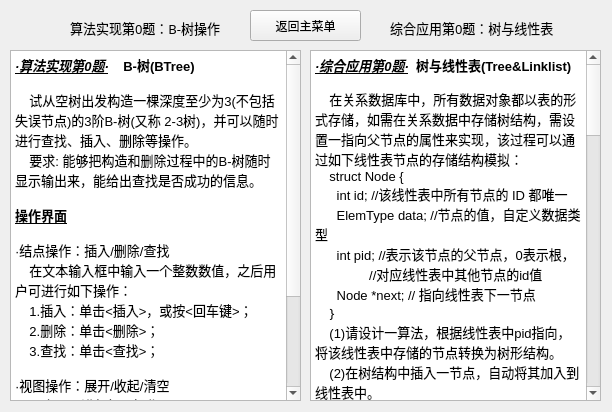
<?xml version="1.0" encoding="UTF-8"?>
<ui version="4.0">
 <class>Intro</class>
 <widget class="QWidget" name="Intro">
  <property name="geometry">
   <rect>
    <x>0</x>
    <y>0</y>
    <width>612</width>
    <height>412</height>
   </rect>
  </property>
  <property name="windowTitle">
   <string>Form</string>
  </property>
  <widget class="QTextBrowser" name="textBrowser">
   <property name="geometry">
    <rect>
     <x>10</x>
     <y>50</y>
     <width>291</width>
     <height>351</height>
    </rect>
   </property>
   <property name="html">
    <string>&lt;!DOCTYPE HTML PUBLIC &quot;-//W3C//DTD HTML 4.0//EN&quot; &quot;http://www.w3.org/TR/REC-html40/strict.dtd&quot;&gt;
&lt;html&gt;&lt;head&gt;&lt;meta name=&quot;qrichtext&quot; content=&quot;1&quot; /&gt;&lt;meta charset=&quot;utf-8&quot; /&gt;&lt;style type=&quot;text/css&quot;&gt;
p, li { white-space: pre-wrap; }
hr { height: 1px; border-width: 0; }
li.unchecked::marker { content: &quot;\2610&quot;; }
li.checked::marker { content: &quot;\2612&quot;; }
&lt;/style&gt;&lt;/head&gt;&lt;body style=&quot; font-family:'Microsoft YaHei UI'; font-size:9pt; font-weight:400; font-style:normal;&quot;&gt;
&lt;p style=&quot; margin-top:0px; margin-bottom:0px; margin-left:0px; margin-right:0px; -qt-block-indent:0; text-indent:0px;&quot;&gt;&lt;span style=&quot; font-family:'宋体'; font-size:10pt; font-weight:700; font-style:italic; text-decoration: underline; color:#000000;&quot;&gt;·算法实现第0题·&lt;/span&gt;&lt;span style=&quot; font-family:'宋体'; font-size:10pt; font-style:italic; color:#000000;&quot;&gt; &lt;/span&gt;&lt;span style=&quot; font-family:'宋体'; font-size:10pt; color:#000000;&quot;&gt;   &lt;/span&gt;&lt;span style=&quot; font-family:'宋体'; font-size:10pt; font-weight:700; color:#000000;&quot;&gt;B-树(BTree)&lt;/span&gt;&lt;/p&gt;
&lt;p style=&quot; margin-top:0px; margin-bottom:0px; margin-left:0px; margin-right:0px; -qt-block-indent:0; text-indent:0px;&quot;&gt;&lt;span style=&quot; font-family:'宋体'; font-size:10pt; color:#000000;&quot;&gt;    &lt;/span&gt;&lt;/p&gt;
&lt;p style=&quot; margin-top:0px; margin-bottom:0px; margin-left:0px; margin-right:0px; -qt-block-indent:0; text-indent:0px;&quot;&gt;&lt;span style=&quot; font-family:'宋体'; font-size:10pt; color:#000000;&quot;&gt;    试从空树出发构造一棵深度至少为3(不包括失误节点)的3阶B-树(又称 2-3树)，并可以随时进行查找、插入、删除等操作。&lt;/span&gt;&lt;/p&gt;
&lt;p style=&quot; margin-top:0px; margin-bottom:0px; margin-left:0px; margin-right:0px; -qt-block-indent:0; text-indent:0px;&quot;&gt;&lt;span style=&quot; font-family:'宋体'; font-size:10pt; color:#000000;&quot;&gt;    要求: 能够把构造和删除过程中的B-树随时显示输出来，能给出查找是否成功的信息。&lt;/span&gt;&lt;/p&gt;
&lt;p style=&quot;-qt-paragraph-type:empty; margin-top:0px; margin-bottom:0px; margin-left:0px; margin-right:0px; -qt-block-indent:0; text-indent:0px; font-family:'宋体'; font-size:10pt; color:#000000;&quot;&gt;&lt;br /&gt;&lt;/p&gt;
&lt;p style=&quot; margin-top:0px; margin-bottom:0px; margin-left:0px; margin-right:0px; -qt-block-indent:0; text-indent:0px;&quot;&gt;&lt;span style=&quot; font-family:'宋体'; font-size:10pt; font-weight:700; text-decoration: underline; color:#000000;&quot;&gt;操作界面&lt;/span&gt;&lt;/p&gt;
&lt;p style=&quot;-qt-paragraph-type:empty; margin-top:0px; margin-bottom:0px; margin-left:0px; margin-right:0px; -qt-block-indent:0; text-indent:0px; font-family:'宋体'; font-size:10pt; font-weight:700; text-decoration: underline; color:#000000;&quot;&gt;&lt;br /&gt;&lt;/p&gt;
&lt;p style=&quot; margin-top:0px; margin-bottom:0px; margin-left:0px; margin-right:0px; -qt-block-indent:0; text-indent:0px;&quot;&gt;&lt;span style=&quot; font-family:'宋体'; font-size:10pt; color:#000000;&quot;&gt;·结点操作：插入/删除/查找&lt;/span&gt;&lt;/p&gt;
&lt;p style=&quot; margin-top:0px; margin-bottom:0px; margin-left:0px; margin-right:0px; -qt-block-indent:0; text-indent:0px;&quot;&gt;&lt;span style=&quot; font-family:'宋体'; font-size:10pt; color:#000000;&quot;&gt;    在文本输入框中输入一个整数数值，之后用户可进行如下操作：&lt;/span&gt;&lt;/p&gt;
&lt;p style=&quot; margin-top:0px; margin-bottom:0px; margin-left:0px; margin-right:0px; -qt-block-indent:0; text-indent:0px;&quot;&gt;&lt;span style=&quot; font-family:'宋体'; font-size:10pt; color:#000000;&quot;&gt;    1.插入：单击&amp;lt;插入&amp;gt;，或按&amp;lt;回车键&amp;gt;；&lt;/span&gt;&lt;/p&gt;
&lt;p style=&quot; margin-top:0px; margin-bottom:0px; margin-left:0px; margin-right:0px; -qt-block-indent:0; text-indent:0px;&quot;&gt;&lt;span style=&quot; font-family:'宋体'; font-size:10pt; color:#000000;&quot;&gt;    2.删除：单击&amp;lt;删除&amp;gt;；&lt;/span&gt;&lt;/p&gt;
&lt;p style=&quot; margin-top:0px; margin-bottom:0px; margin-left:0px; margin-right:0px; -qt-block-indent:0; text-indent:0px;&quot;&gt;&lt;span style=&quot; font-family:'宋体'; font-size:10pt; color:#000000;&quot;&gt;    3.查找：单击&amp;lt;查找&amp;gt;；&lt;/span&gt;&lt;/p&gt;
&lt;p style=&quot;-qt-paragraph-type:empty; margin-top:0px; margin-bottom:0px; margin-left:0px; margin-right:0px; -qt-block-indent:0; text-indent:0px; font-family:'宋体'; font-size:10pt; color:#000000;&quot;&gt;&lt;br /&gt;&lt;/p&gt;
&lt;p style=&quot; margin-top:0px; margin-bottom:0px; margin-left:0px; margin-right:0px; -qt-block-indent:0; text-indent:0px;&quot;&gt;&lt;span style=&quot; font-family:'宋体'; font-size:10pt; color:#000000;&quot;&gt;·视图操作：展开/收起/清空&lt;/span&gt;&lt;/p&gt;
&lt;p style=&quot; margin-top:0px; margin-bottom:0px; margin-left:0px; margin-right:0px; -qt-block-indent:0; text-indent:0px;&quot;&gt;&lt;span style=&quot; font-family:'宋体'; font-size:10pt; color:#000000;&quot;&gt;    用户可以进行如下操作：&lt;/span&gt;&lt;/p&gt;
&lt;p style=&quot; margin-top:0px; margin-bottom:0px; margin-left:0px; margin-right:0px; -qt-block-indent:0; text-indent:0px;&quot;&gt;&lt;span style=&quot; font-family:'宋体'; font-size:10pt; color:#000000;&quot;&gt;    1.展开树结构：单击&amp;lt;展开&amp;gt;；&lt;/span&gt;&lt;/p&gt;
&lt;p style=&quot; margin-top:0px; margin-bottom:0px; margin-left:0px; margin-right:0px; -qt-block-indent:0; text-indent:0px;&quot;&gt;&lt;span style=&quot; font-family:'宋体'; font-size:10pt; color:#000000;&quot;&gt;    2.收起树结构至根节点：单击&amp;lt;收起&amp;gt;；&lt;/span&gt;&lt;/p&gt;
&lt;p style=&quot; margin-top:0px; margin-bottom:0px; margin-left:0px; margin-right:0px; -qt-block-indent:0; text-indent:0px;&quot;&gt;&lt;span style=&quot; font-family:'宋体'; font-size:10pt; color:#000000;&quot;&gt;    3.清空视图中的树：单击&amp;lt;清空&amp;gt;；&lt;/span&gt;&lt;/p&gt;
&lt;p style=&quot;-qt-paragraph-type:empty; margin-top:0px; margin-bottom:0px; margin-left:0px; margin-right:0px; -qt-block-indent:0; text-indent:0px; font-family:'宋体'; font-size:10pt; color:#000000;&quot;&gt;&lt;br /&gt;&lt;/p&gt;
&lt;p style=&quot; margin-top:0px; margin-bottom:0px; margin-left:0px; margin-right:0px; -qt-block-indent:0; text-indent:0px;&quot;&gt;&lt;span style=&quot; font-family:'宋体'; font-size:10pt; color:#000000;&quot;&gt;·注意：用户可以单击&amp;lt;back&amp;gt;，返回主菜单界面，且返回后输入的信息不会丢失。&lt;/span&gt;&lt;/p&gt;&lt;/body&gt;&lt;/html&gt;</string>
   </property>
  </widget>
  <widget class="QTextBrowser" name="textBrowser_2">
   <property name="geometry">
    <rect>
     <x>310</x>
     <y>50</y>
     <width>291</width>
     <height>351</height>
    </rect>
   </property>
   <property name="html">
    <string>&lt;!DOCTYPE HTML PUBLIC &quot;-//W3C//DTD HTML 4.0//EN&quot; &quot;http://www.w3.org/TR/REC-html40/strict.dtd&quot;&gt;
&lt;html&gt;&lt;head&gt;&lt;meta name=&quot;qrichtext&quot; content=&quot;1&quot; /&gt;&lt;meta charset=&quot;utf-8&quot; /&gt;&lt;style type=&quot;text/css&quot;&gt;
p, li { white-space: pre-wrap; }
hr { height: 1px; border-width: 0; }
li.unchecked::marker { content: &quot;\2610&quot;; }
li.checked::marker { content: &quot;\2612&quot;; }
&lt;/style&gt;&lt;/head&gt;&lt;body style=&quot; font-family:'Microsoft YaHei UI'; font-size:9pt; font-weight:400; font-style:normal;&quot;&gt;
&lt;p style=&quot; margin-top:0px; margin-bottom:0px; margin-left:0px; margin-right:0px; -qt-block-indent:0; text-indent:0px;&quot;&gt;&lt;span style=&quot; font-family:'宋体'; font-size:10pt; font-weight:700; font-style:italic; text-decoration: underline; color:#000000;&quot;&gt;·综合应用第0题·&lt;/span&gt;&lt;span style=&quot; font-family:'宋体'; font-size:10pt; color:#000000;&quot;&gt;  &lt;/span&gt;&lt;span style=&quot; font-family:'宋体'; font-size:10pt; font-weight:700; color:#000000;&quot;&gt;树与线性表(Tree&amp;amp;Linklist)&lt;/span&gt;&lt;/p&gt;
&lt;p style=&quot;-qt-paragraph-type:empty; margin-top:0px; margin-bottom:0px; margin-left:0px; margin-right:0px; -qt-block-indent:0; text-indent:0px;&quot;&gt;&lt;br /&gt;&lt;/p&gt;
&lt;p style=&quot; margin-top:0px; margin-bottom:0px; margin-left:0px; margin-right:0px; -qt-block-indent:0; text-indent:0px;&quot;&gt;&lt;span style=&quot; font-family:'宋体'; font-size:10pt; color:#000000;&quot;&gt;    在关系数据库中，所有数据对象都以表的形式存储，如需在关系数据中存储树结构，需设置一指向父节点的属性来实现，该过程可以通过如下线性表节点的存储结构模拟：&lt;/span&gt;&lt;/p&gt;
&lt;p style=&quot; margin-top:0px; margin-bottom:0px; margin-left:0px; margin-right:0px; -qt-block-indent:0; text-indent:0px;&quot;&gt;&lt;span style=&quot; font-family:'宋体'; font-size:10pt; color:#000000;&quot;&gt;    struct Node { &lt;/span&gt;&lt;/p&gt;
&lt;p style=&quot; margin-top:0px; margin-bottom:0px; margin-left:0px; margin-right:0px; -qt-block-indent:0; text-indent:0px;&quot;&gt;&lt;span style=&quot; font-family:'宋体'; font-size:10pt; color:#000000;&quot;&gt;      int id; //该线性表中所有节点的 ID 都唯一&lt;/span&gt;&lt;/p&gt;
&lt;p style=&quot; margin-top:0px; margin-bottom:0px; margin-left:0px; margin-right:0px; -qt-block-indent:0; text-indent:0px;&quot;&gt;&lt;span style=&quot; font-family:'宋体'; font-size:10pt; color:#000000;&quot;&gt;      ElemType data; //节点的值，自定义数据类型&lt;/span&gt;&lt;/p&gt;
&lt;p style=&quot; margin-top:0px; margin-bottom:0px; margin-left:0px; margin-right:0px; -qt-block-indent:0; text-indent:0px;&quot;&gt;&lt;span style=&quot; font-family:'宋体'; font-size:10pt; color:#000000;&quot;&gt;      int pid; //表示该节点的父节点，0表示根，&lt;/span&gt;&lt;/p&gt;
&lt;p style=&quot; margin-top:0px; margin-bottom:0px; margin-left:0px; margin-right:0px; -qt-block-indent:0; text-indent:0px;&quot;&gt;&lt;span style=&quot; font-family:'宋体'; font-size:10pt; color:#000000;&quot;&gt;               //对应线性表中其他节点的id值&lt;/span&gt;&lt;/p&gt;
&lt;p style=&quot; margin-top:0px; margin-bottom:0px; margin-left:0px; margin-right:0px; -qt-block-indent:0; text-indent:0px;&quot;&gt;&lt;span style=&quot; font-family:'宋体'; font-size:10pt; color:#000000;&quot;&gt;      Node *next; // 指向线性表下一节点&lt;/span&gt;&lt;/p&gt;
&lt;p style=&quot; margin-top:0px; margin-bottom:0px; margin-left:0px; margin-right:0px; -qt-block-indent:0; text-indent:0px;&quot;&gt;&lt;span style=&quot; font-family:'宋体'; font-size:10pt; color:#000000;&quot;&gt;    ｝&lt;/span&gt;&lt;/p&gt;
&lt;p style=&quot; margin-top:0px; margin-bottom:0px; margin-left:0px; margin-right:0px; -qt-block-indent:0; text-indent:0px;&quot;&gt;&lt;span style=&quot; font-family:'宋体'; font-size:10pt; color:#000000;&quot;&gt;    (1)请设计一算法，根据线性表中pid指向，将该线性表中存储的节点转换为树形结构。&lt;/span&gt;&lt;/p&gt;
&lt;p style=&quot; margin-top:0px; margin-bottom:0px; margin-left:0px; margin-right:0px; -qt-block-indent:0; text-indent:0px;&quot;&gt;&lt;span style=&quot; font-family:'宋体'; font-size:10pt; color:#000000;&quot;&gt;    (2)在树结构中插入一节点，自动将其加入到线性表中。&lt;/span&gt;&lt;/p&gt;
&lt;p style=&quot; margin-top:0px; margin-bottom:0px; margin-left:0px; margin-right:0px; -qt-block-indent:0; text-indent:0px;&quot;&gt;&lt;span style=&quot; font-family:'宋体'; font-size:10pt; color:#000000;&quot;&gt;    (3)在树结构中删除一节点，自动更新线性表的结构。&lt;/span&gt;&lt;/p&gt;
&lt;p style=&quot;-qt-paragraph-type:empty; margin-top:0px; margin-bottom:0px; margin-left:0px; margin-right:0px; -qt-block-indent:0; text-indent:0px; font-family:'宋体'; font-size:10pt; color:#000000;&quot;&gt;&lt;br /&gt;&lt;/p&gt;
&lt;p style=&quot; margin-top:0px; margin-bottom:0px; margin-left:0px; margin-right:0px; -qt-block-indent:0; text-indent:0px;&quot;&gt;&lt;span style=&quot; font-family:'宋体'; font-size:10pt; font-weight:700; text-decoration: underline; color:#000000;&quot;&gt;操作说明&lt;/span&gt;&lt;/p&gt;
&lt;p style=&quot;-qt-paragraph-type:empty; margin-top:0px; margin-bottom:0px; margin-left:0px; margin-right:0px; -qt-block-indent:0; text-indent:0px; font-family:'宋体'; font-size:10pt; font-weight:700; text-decoration: underline; color:#000000;&quot;&gt;&lt;br /&gt;&lt;/p&gt;
&lt;p style=&quot; margin-top:0px; margin-bottom:0px; margin-left:0px; margin-right:0px; -qt-block-indent:0; text-indent:0px;&quot;&gt;&lt;span style=&quot; font-family:'宋体'; font-size:10pt; color:#000000;&quot;&gt;  1.本题数据存储格式为：id pid int string&lt;/span&gt;&lt;span style=&quot; font-family:'宋体'; font-size:10pt; font-style:italic; color:#000000;&quot;&gt; &lt;/span&gt;&lt;span style=&quot; font-family:'宋体'; font-size:10pt; color:#000000;&quot;&gt;(以空格分隔)。id是节点的唯一标识(非0), pid是节点的父节点(0为根), int是节点的整型数据,string是节点的字符串数据。&lt;/span&gt;&lt;/p&gt;
&lt;p style=&quot;-qt-paragraph-type:empty; margin-top:0px; margin-bottom:0px; margin-left:0px; margin-right:0px; -qt-block-indent:0; text-indent:0px; font-family:'宋体'; font-size:10pt; color:#000000;&quot;&gt;&lt;br /&gt;&lt;/p&gt;
&lt;p style=&quot; margin-top:0px; margin-bottom:0px; margin-left:0px; margin-right:0px; -qt-block-indent:0; text-indent:0px;&quot;&gt;&lt;span style=&quot; font-family:'宋体'; font-size:10pt; color:#000000;&quot;&gt;  2.&amp;lt;表插入&amp;gt;&amp;lt;表删除&amp;gt;&amp;lt;表转化树&amp;gt;永久可用，&amp;lt;树插入&amp;gt;&amp;lt;树删除&amp;gt;在成功执行&amp;lt;表转化树&amp;gt;后启用。&lt;/span&gt;&lt;/p&gt;
&lt;p style=&quot;-qt-paragraph-type:empty; margin-top:0px; margin-bottom:0px; margin-left:0px; margin-right:0px; -qt-block-indent:0; text-indent:0px; font-family:'宋体'; font-size:10pt; color:#000000;&quot;&gt;&lt;br /&gt;&lt;/p&gt;
&lt;p style=&quot; margin-top:0px; margin-bottom:0px; margin-left:0px; margin-right:0px; -qt-block-indent:0; text-indent:0px;&quot;&gt;&lt;span style=&quot; font-family:'宋体'; font-size:10pt; color:#000000;&quot;&gt;  3.对树节点操作后，线性表中数据将同步更新，但是线性表数据操作后，树的信息不更新，且对树的操作被暂时禁用，直到成功执行&amp;lt;表转化树&amp;gt;(手动同步树的数据后才能对树进行操作)；&lt;/span&gt;&lt;/p&gt;
&lt;p style=&quot;-qt-paragraph-type:empty; margin-top:0px; margin-bottom:0px; margin-left:0px; margin-right:0px; -qt-block-indent:0; text-indent:0px; font-family:'宋体'; font-size:10pt; color:#000000;&quot;&gt;&lt;br /&gt;&lt;/p&gt;
&lt;p style=&quot; margin-top:0px; margin-bottom:0px; margin-left:0px; margin-right:0px; -qt-block-indent:0; text-indent:0px;&quot;&gt;&lt;span style=&quot; font-family:'宋体'; font-size:10pt; color:#000000;&quot;&gt;  4.&amp;lt;线性表删除&amp;gt;删除单节点，&amp;lt;树删除&amp;gt;删除节点时连通该节点的子树将被一同删除。&lt;/span&gt;&lt;/p&gt;
&lt;p style=&quot;-qt-paragraph-type:empty; margin-top:0px; margin-bottom:0px; margin-left:0px; margin-right:0px; -qt-block-indent:0; text-indent:0px; font-family:'宋体'; font-size:10pt; color:#000000;&quot;&gt;&lt;br /&gt;&lt;/p&gt;
&lt;p style=&quot; margin-top:0px; margin-bottom:0px; margin-left:0px; margin-right:0px; -qt-block-indent:0; text-indent:0px;&quot;&gt;&lt;span style=&quot; font-family:'宋体'; font-size:10pt; font-weight:700; text-decoration: underline; color:#000000;&quot;&gt;操作界面&lt;/span&gt;&lt;/p&gt;
&lt;p style=&quot;-qt-paragraph-type:empty; margin-top:0px; margin-bottom:0px; margin-left:0px; margin-right:0px; -qt-block-indent:0; text-indent:0px; font-family:'宋体'; font-size:10pt; font-weight:700; text-decoration: underline; color:#000000;&quot;&gt;&lt;br /&gt;&lt;/p&gt;
&lt;p style=&quot; margin-top:0px; margin-bottom:0px; margin-left:0px; margin-right:0px; -qt-block-indent:0; text-indent:0px;&quot;&gt;&lt;span style=&quot; font-family:'宋体'; font-size:10pt; color:#000000;&quot;&gt;·线性表插入操作：&lt;/span&gt;&lt;/p&gt;
&lt;p style=&quot; margin-top:0px; margin-bottom:0px; margin-left:0px; margin-right:0px; -qt-block-indent:0; text-indent:0px;&quot;&gt;&lt;span style=&quot; font-family:'宋体'; font-size:10pt; color:#000000;&quot;&gt;    单击&amp;lt;线性表插入&amp;gt;，在对话框中可按照要求输入待插入节点的信息，再单击&amp;lt;插入&amp;gt;或&amp;lt;回车键&amp;gt;实现数据插入；插入后可以再继续进行此操作，直到关闭对话框。&lt;/span&gt;&lt;/p&gt;
&lt;p style=&quot; margin-top:0px; margin-bottom:0px; margin-left:0px; margin-right:0px; -qt-block-indent:0; text-indent:0px;&quot;&gt;&lt;span style=&quot; font-family:'宋体'; font-size:10pt; color:#000000;&quot;&gt;    在对话框中单击&amp;lt;表填充预设值&amp;gt;，线性表数据将被替换为预设数据，以方便用户验证第一小题的功能；&lt;/span&gt;&lt;/p&gt;
&lt;p style=&quot;-qt-paragraph-type:empty; margin-top:0px; margin-bottom:0px; margin-left:0px; margin-right:0px; -qt-block-indent:0; text-indent:0px; font-family:'宋体'; font-size:10pt; color:#000000;&quot;&gt;&lt;br /&gt;&lt;/p&gt;
&lt;p style=&quot; margin-top:0px; margin-bottom:0px; margin-left:0px; margin-right:0px; -qt-block-indent:0; text-indent:0px;&quot;&gt;&lt;span style=&quot; font-family:'宋体'; font-size:10pt; color:#000000;&quot;&gt;·线性表删除操作：&lt;/span&gt;&lt;/p&gt;
&lt;p style=&quot; margin-top:0px; margin-bottom:0px; margin-left:0px; margin-right:0px; -qt-block-indent:0; text-indent:0px;&quot;&gt;&lt;span style=&quot; font-family:'宋体'; font-size:10pt; color:#000000;&quot;&gt;    单击&amp;lt;线性表删除&amp;gt;，在对话框中可输入或选择待删除数据的id，同时文本框会给出此id对应数据的信息，单击&amp;lt;删除&amp;gt;或&amp;lt;回车键&amp;gt;实现数据删除；删除后可以再继续进行此操作，直到关闭对话框。&lt;/span&gt;&lt;/p&gt;
&lt;p style=&quot; margin-top:0px; margin-bottom:0px; margin-left:0px; margin-right:0px; -qt-block-indent:0; text-indent:0px;&quot;&gt;&lt;span style=&quot; font-family:'宋体'; font-size:10pt; color:#000000;&quot;&gt;    在对话框中单击&amp;lt;清空数据&amp;gt;，将清空线性表和树中数据。&lt;/span&gt;&lt;/p&gt;
&lt;p style=&quot;-qt-paragraph-type:empty; margin-top:0px; margin-bottom:0px; margin-left:0px; margin-right:0px; -qt-block-indent:0; text-indent:0px; font-family:'宋体'; font-size:10pt; color:#000000;&quot;&gt;&lt;br /&gt;&lt;/p&gt;
&lt;p style=&quot; margin-top:0px; margin-bottom:0px; margin-left:0px; margin-right:0px; -qt-block-indent:0; text-indent:0px;&quot;&gt;&lt;span style=&quot; font-family:'宋体'; font-size:10pt; color:#000000;&quot;&gt;·树插入操作：&lt;/span&gt;&lt;/p&gt;
&lt;p style=&quot; margin-top:0px; margin-bottom:0px; margin-left:0px; margin-right:0px; -qt-block-indent:0; text-indent:0px;&quot;&gt;&lt;span style=&quot; font-family:'宋体'; font-size:10pt; color:#000000;&quot;&gt;    单击&amp;lt;树插入&amp;gt;，在对话框中可按照要求输入待插入节点的信息，再单击&amp;lt;插入&amp;gt;或&amp;lt;回车键&amp;gt;实现节点插入，并且线性表中数据将同步更新；插入后可以再继续进行此操作，直到关闭对话框。&lt;/span&gt;&lt;/p&gt;
&lt;p style=&quot; margin-top:0px; margin-bottom:0px; margin-left:0px; margin-right:0px; -qt-block-indent:0; text-indent:0px;&quot;&gt;&lt;span style=&quot; font-family:'宋体'; font-size:10pt; color:#000000;&quot;&gt;    在对话框中单击&amp;lt;表填充预设值&amp;gt;，线性表数据将被替换为预设数据，以方便用户验证第一小题的功能；&lt;/span&gt;&lt;/p&gt;
&lt;p style=&quot;-qt-paragraph-type:empty; margin-top:0px; margin-bottom:0px; margin-left:0px; margin-right:0px; -qt-block-indent:0; text-indent:0px; font-family:'宋体'; font-size:10pt; color:#000000;&quot;&gt;&lt;br /&gt;&lt;/p&gt;
&lt;p style=&quot; margin-top:0px; margin-bottom:0px; margin-left:0px; margin-right:0px; -qt-block-indent:0; text-indent:0px;&quot;&gt;&lt;span style=&quot; font-family:'宋体'; font-size:10pt; color:#000000;&quot;&gt;·树删除操作：&lt;/span&gt;&lt;/p&gt;
&lt;p style=&quot; margin-top:0px; margin-bottom:0px; margin-left:0px; margin-right:0px; -qt-block-indent:0; text-indent:0px;&quot;&gt;&lt;span style=&quot; font-family:'宋体'; font-size:10pt; color:#000000;&quot;&gt;    单击&amp;lt;树删除&amp;gt;，在对话框中可输入或选择待删除节点的id，同时文本框会给出此id对应节点的信息，单击&amp;lt;删除&amp;gt;或&amp;lt;回车键&amp;gt;实现节点删除；删除后可以再继续进行此操作，直到关闭对话框。&lt;/span&gt;&lt;/p&gt;
&lt;p style=&quot; margin-top:0px; margin-bottom:0px; margin-left:0px; margin-right:0px; -qt-block-indent:0; text-indent:0px;&quot;&gt;&lt;span style=&quot; font-family:'宋体'; font-size:10pt; color:#000000;&quot;&gt;    在对话框中单击&amp;lt;清空数据&amp;gt;，将清空线性表和树中数据。&lt;/span&gt;&lt;/p&gt;
&lt;p style=&quot;-qt-paragraph-type:empty; margin-top:0px; margin-bottom:0px; margin-left:0px; margin-right:0px; -qt-block-indent:0; text-indent:0px; font-family:'宋体'; font-size:10pt; color:#000000;&quot;&gt;&lt;br /&gt;&lt;/p&gt;
&lt;p style=&quot; margin-top:0px; margin-bottom:0px; margin-left:0px; margin-right:0px; -qt-block-indent:0; text-indent:0px;&quot;&gt;&lt;span style=&quot; font-family:'宋体'; font-size:10pt; color:#000000;&quot;&gt;·注意：用户可以单击&amp;lt;back&amp;gt;，返回主菜单界面，返回后输入的信息不会丢失。&lt;/span&gt;&lt;/p&gt;&lt;/body&gt;&lt;/html&gt;</string>
   </property>
  </widget>
  <widget class="QLabel" name="label">
   <property name="geometry">
    <rect>
     <x>70</x>
     <y>20</y>
     <width>161</width>
     <height>16</height>
    </rect>
   </property>
   <property name="font">
    <font>
     <family>宋体</family>
     <pointsize>10</pointsize>
    </font>
   </property>
   <property name="text">
    <string>算法实现第0题：B-树操作</string>
   </property>
  </widget>
  <widget class="QLabel" name="label_2">
   <property name="geometry">
    <rect>
     <x>390</x>
     <y>20</y>
     <width>171</width>
     <height>16</height>
    </rect>
   </property>
   <property name="font">
    <font>
     <family>宋体</family>
     <pointsize>10</pointsize>
    </font>
   </property>
   <property name="text">
    <string>综合应用第0题：树与线性表</string>
   </property>
  </widget>
  <widget class="QPushButton" name="RtnMemuButton">
   <property name="geometry">
    <rect>
     <x>250</x>
     <y>10</y>
     <width>111</width>
     <height>31</height>
    </rect>
   </property>
   <property name="text">
    <string>返回主菜单</string>
   </property>
  </widget>
 </widget>
 <resources/>
 <connections/>
</ui>
